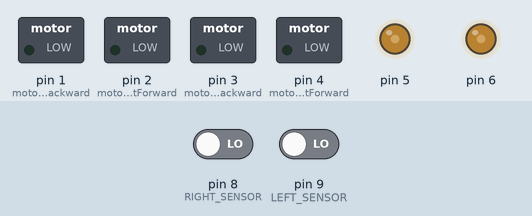
A sketch run on a simulated Arduino Uno, built with avr-gcc and run on an emulated ATmega328P. Shown: switched loads named in the sketch (green lamp = pin HIGH), output pins drawn as LEDs (lit = HIGH). The test bench sets the inputs (shaded band); at power-on: pin 8 (RIGHT_SENSOR) LOW, pin 9 (LEFT_SENSOR) LOW.

Above: at 1.2 s.
1.3 s: pin 8 (RIGHT_SENSOR) driven HIGH
At 1.8 s:
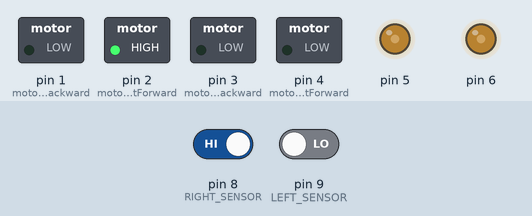
2.8 s: pin 9 (LEFT_SENSOR) driven HIGH
At 4.0 s:
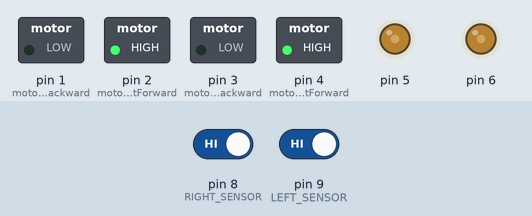
4.3 s: pin 8 (RIGHT_SENSOR) driven LOW
At 5.3 s:
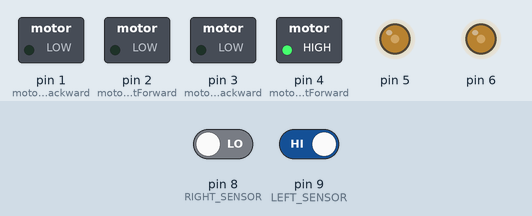
5.8 s: pin 9 (LEFT_SENSOR) driven LOW
At 6.5 s:
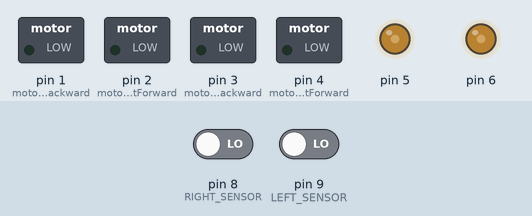
Timing chart, 0 to 8.3 s (numbered marks = the images above; inputs shaded):
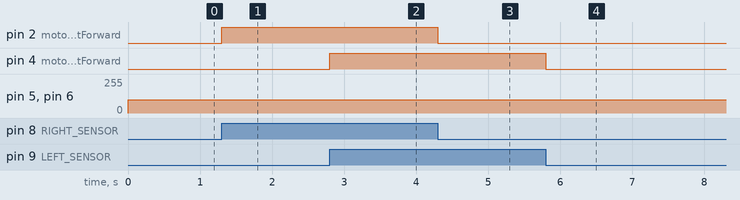

Measured:
- after the input at 1.3 s, pin 2 (motorLeftForward): LOW → HIGH at once
- after the input at 2.8 s, pin 4 (motorRightForward): LOW → HIGH at once
- after the input at 4.3 s, pin 2 (motorLeftForward): HIGH → LOW at once
- after the input at 5.8 s, pin 4 (motorRightForward): HIGH → LOW at once

The sketch:

FollowMeBot.ino
```cpp
// Define motor pins
int motorLeftBackward = 1;
int motorLeftForward = 2;

int motorRightBackward = 3;
int motorRightForward = 4;

// Define sensor pins
#define RIGHT_SENSOR 8
#define LEFT_SENSOR 9


void setup() {
  // Set motor pins as output
  pinMode(motorLeftBackward, OUTPUT);
  pinMode(motorLeftForward, OUTPUT);
  pinMode(motorRightBackward, OUTPUT);
  pinMode(motorRightForward, OUTPUT);
//Speed Control
  pinMode(5, OUTPUT);
  pinMode(6, OUTPUT);

  // Set sensor pins as input
  pinMode(LEFT_SENSOR, INPUT);
  pinMode(RIGHT_SENSOR, INPUT);
}

void loop() {

  analogWrite(5,100); //left motor rpm
  analogWrite(6,100); //right motor rpm

  // Read sensor values
  int leftSensorValue = digitalRead(LEFT_SENSOR);
  int rightSensorValue = digitalRead(RIGHT_SENSOR);

  // Determine motor actions based on sensor values
  if (leftSensorValue == HIGH && rightSensorValue == HIGH) { //signal receiving on both sensor

    moveForward(); // Move forward
  } else if(leftSensorValue == LOW && rightSensorValue == HIGH){ //signal only receiving on right sensor

    turnRight(); // turns
  }else if(leftSensorValue == HIGH && rightSensorValue == LOW) //signal only on left sensor
  {
    turnLeft();
  }else
  {
    stop(); //both sensors are HIGH ie not receiving signals
  }
}

void moveForward() {

  digitalWrite(motorLeftBackward, LOW);
  digitalWrite(motorLeftForward, HIGH);
  digitalWrite(motorRightBackward, LOW);
  digitalWrite(motorRightForward, HIGH);

}

void turnLeft()
{
  digitalWrite(motorLeftBackward, LOW);  //Turn left
  digitalWrite(motorLeftForward, LOW);
  digitalWrite(motorRightBackward, LOW);
  digitalWrite(motorRightForward, HIGH);

}

void turnRight() {

  digitalWrite(motorLeftBackward, LOW);  //Turn Right
  digitalWrite(motorLeftForward, HIGH);
  digitalWrite(motorRightBackward, LOW);
  digitalWrite(motorRightForward, LOW);


}

void stop()
{
  digitalWrite(motorLeftBackward, LOW);
  digitalWrite(motorLeftForward, LOW);
  digitalWrite(motorRightBackward, LOW);
  digitalWrite(motorRightForward, LOW);
}
```
